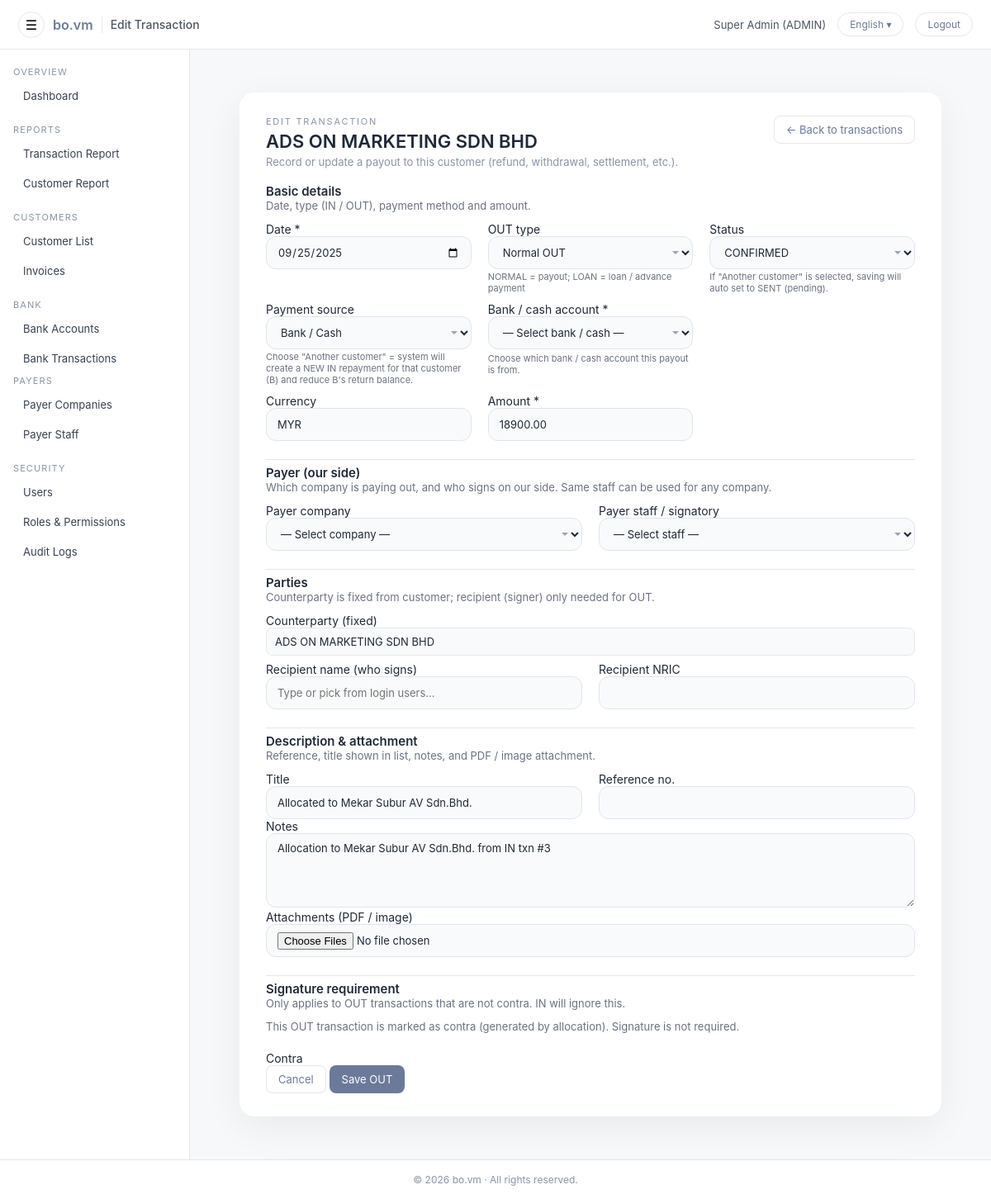
Page /admin/customers/txn_edit_out.php?id=11 (signed in) on the committed database.
### tables this page shows
CREATE TABLE `users` (
  `id` int(11) NOT NULL AUTO_INCREMENT,
  `username` varchar(100) NOT NULL,
  `password_hash` varchar(255) NOT NULL,
  `full_name` varchar(255) NOT NULL,
  `email` varchar(255) DEFAULT NULL,
  `phone` varchar(50) DEFAULT NULL,
  `nric` varchar(50) DEFAULT NULL,
  `role` enum('ADMIN','CUSTOMER') NOT NULL DEFAULT 'CUSTOMER',
  `customer_id` int(11) DEFAULT NULL,
  `must_change_password` tinyint(1) NOT NULL DEFAULT 1,
  `is_active` tinyint(1) NOT NULL DEFAULT 1,
  `last_login_at` datetime DEFAULT NULL,
  `created_at` datetime NOT NULL DEFAULT current_timestamp(),
  `updated_at` datetime DEFAULT NULL ON UPDATE current_timestamp(),
  PRIMARY KEY (`id`),
  UNIQUE KEY `uq_users_username` (`username`),
  KEY `fk_users_customer` (`customer_id`),
  CONSTRAINT `fk_users_customer` FOREIGN KEY (`customer_id`) REFERENCES `customers` (`id`) ON DELETE SET NULL ON UPDATE CASCADE
);

CREATE TABLE `customers` (
  `id` int(11) NOT NULL AUTO_INCREMENT,
  `company_id` int(10) unsigned DEFAULT NULL,
  `signatory_staff_id` int(10) unsigned DEFAULT NULL,
  `code` varchar(50) NOT NULL,
  `name` varchar(255) NOT NULL,
  `reg_no` varchar(100) DEFAULT NULL,
  `billing_name` varchar(255) DEFAULT NULL,
  `contact_name` varchar(255) DEFAULT NULL,
  `contact_phone` varchar(50) DEFAULT NULL,
  `contact_email` varchar(255) DEFAULT NULL,
  `default_receipt_name` varchar(255) DEFAULT NULL,
  `default_receipt_nric` varchar(50) DEFAULT NULL,
  `is_active` tinyint(1) NOT NULL DEFAULT 1,
  `address1` varchar(255) DEFAULT NULL,
  `address2` varchar(255) DEFAULT NULL,
  `address3` varchar(255) DEFAULT NULL,
  `city` varchar(100) DEFAULT NULL,
  `state` varchar(100) DEFAULT NULL,
  `postcode` varchar(20) DEFAULT NULL,
  `country` varchar(100) DEFAULT 'Malaysia',
  `created_at` datetime NOT NULL DEFAULT current_timestamp(),
  `updated_at` datetime DEFAULT NULL ON UPDATE current_timestamp(),
  `category_id` int(11) DEFAULT NULL,
  PRIMARY KEY (`id`),
  UNIQUE KEY `uq_customers_code` (`code`),
  KEY `idx_customers_category_id` (`category_id`)
);

CREATE TABLE `customer_txn` (
  `id` int(11) NOT NULL AUTO_INCREMENT,
  `customer_id` int(11) NOT NULL,
  `bank_account_id` int(10) unsigned DEFAULT NULL,
  `bank_txn_id` int(11) DEFAULT NULL,
  `payer_company_id` int(11) DEFAULT NULL,
  `payer_staff_id` int(10) unsigned DEFAULT NULL,
  `pay_source_customer_id` int(11) DEFAULT NULL,
  `pay_source_type` varchar(20) DEFAULT NULL,
  `source_txn_id` int(11) DEFAULT NULL,
  `is_alloc_source` tinyint(1) NOT NULL DEFAULT 0,
  `is_hidden` tinyint(1) NOT NULL DEFAULT 0,
  `txn_date` date DEFAULT NULL,
  `do_date` date DEFAULT NULL,
  `from_name` varchar(255) DEFAULT NULL,
  `from_reg_no` varchar(100) DEFAULT NULL,
  `from_rep_name` varchar(255) DEFAULT NULL,
  `from_rep_nric` varchar(50) DEFAULT NULL,
  `ref_no` varchar(100) DEFAULT NULL,
  `invoice_no` varchar(50) DEFAULT NULL,
  `or_no` varchar(50) DEFAULT NULL,
  `title` varchar(255) NOT NULL,
  `txn_type` enum('IN','OUT') NOT NULL,
  `in_kind` enum('INVOICE','RETURN','BONUS','ALLOCATE') NOT NULL DEFAULT 'INVOICE',
  `doc_flow_type` enum('NORMAL','QUOTATION') NOT NULL DEFAULT 'NORMAL',
  `out_kind` enum('NORMAL','LOAN','REFUND','OTHER') DEFAULT NULL,
  `method` enum('CASH','BANK','USDT','OTHER') NOT NULL DEFAULT 'CASH',
  `bank_id` int(11) DEFAULT NULL,
  `currency` varchar(10) NOT NULL DEFAULT 'MYR',
  `fx_rate` decimal(18,6) DEFAULT NULL,
  `amount` decimal(18,2) NOT NULL,
  `order_total` decimal(18,2) DEFAULT NULL,
  `allocated_amount` decimal(18,2) NOT NULL DEFAULT 0.00,
  `status` enum('DRAFT','SENT','PENDING','CONFIRMED') NOT NULL DEFAULT 'DRAFT',
  `doc_flow_status` enum('DRAFT','PROCESSING','REJECTED','COMPLETED') NOT NULL DEFAULT 'DRAFT',
  `sent_at` datetime DEFAULT NULL,
  `confirmed_at` datetime DEFAULT NULL,
  `confirmed_by_user_id` int(11) DEFAULT NULL,
  `signature_image` mediumtext DEFAULT NULL,
  `payer_signature_image` longtext DEFAULT NULL,
  `notes` text DEFAULT NULL,
  `attachment_path` varchar(255) DEFAULT NULL,
  `attachment_name` varchar(255) DEFAULT NULL,
  `attachment_mime` varchar(100) DEFAULT NULL,
  `recipient_name` varchar(255) DEFAULT NULL,
  `recipient_nric` varchar(50) DEFAULT NULL,
  `require_signature` tinyint(1) NOT NULL DEFAULT 0,
  `payer_signed_at` datetime DEFAULT NULL,
  `recipient_signed_at` datetime DEFAULT NULL,
  `sign_receive` tinyint(1) NOT NULL DEFAULT 1,
  `sign_mode` enum('CHOP_ONLY','SIGN_ONLY','SIGN_AND_CHOP') NOT NULL DEFAULT 'SIGN_AND_CHOP',
  `sign_payer` tinyint(1) NOT NULL DEFAULT 0,
  `is_contra` tinyint(1) NOT NULL DEFAULT 0,
  `related_txn_id` int(11) DEFAULT NULL,
  `created_at` datetime NOT NULL DEFAULT current_timestamp(),
  `updated_at` datetime DEFAULT NULL ON UPDATE current_timestamp(),
  `order_currency` varchar(10) DEFAULT NULL,
  `quotation_customer_signature_image` longtext DEFAULT NULL,
  `quotation_company_signature_image` longtext DEFAULT NULL,
  `invoice_customer_signature_image` longtext DEFAULT NULL,
  `invoice_company_signature_image` longtext DEFAULT NULL,
  `do_customer_signature_image` longtext DEFAULT NULL,
  `do_company_signature_image` longtext DEFAULT NULL,
  `require_sign_quotation` tinyint(1) NOT NULL DEFAULT 0,
  `require_sign_invoice` tinyint(1) NOT NULL DEFAULT 0,
  `require_sign_do` tinyint(1) NOT NULL DEFAULT 0,
  PRIMARY KEY (`id`),
  KEY `idx_customer_id` (`customer_id`),
  KEY `idx_txn_type` (`txn_type`),
  KEY `idx_status` (`status`),
  KEY `idx_txn_date` (`txn_date`),
  KEY `idx_bank_account_id` (`bank_account_id`),
  KEY `idx_pay_source_customer` (`pay_source_customer_id`),
  KEY `idx_is_contra` (`is_contra`),
  KEY `idx_source_txn_id` (`source_txn_id`),
  KEY `idx_cust_date` (`customer_id`,`txn_date`),
  KEY `idx_customer_txn_bank_txn_id` (`bank_txn_id`),
  CONSTRAINT `fk_customer_txn_customer` FOREIGN KEY (`customer_id`) REFERENCES `customers` (`id`) ON DELETE CASCADE
);

### public/admin/customers/txn_edit_out.php (the view, shortened to what the rows shown need)
<?php
require_admin();
$pdo = get_pdo();
$pdo->setAttribute(PDO::ATTR_DEFAULT_FETCH_MODE, PDO::FETCH_ASSOC);
$baseCurrency = 'MYR';
function table_columns(PDO $pdo, string $table): array {
  $cols = [];
  try {
    $st = $pdo->query("DESCRIBE `$table`");
    foreach ($st->fetchAll(PDO::FETCH_ASSOC) as $r) {
      if (!empty($r['Field'])) $cols[(string)$r['Field']] = true;
    }
  } catch (Throwable $e) {}
  return $cols;
}
$colsTxn = table_columns($pdo, 'customer_txn');
$hasSignReceive = isset($colsTxn['sign_receive']);
$hasSignPayer   = isset($colsTxn['sign_payer']);
$id          = (int)($_GET['id'] ?? 0);
$customer_id = (int)($_GET['customer_id'] ?? 0);
$isNew       = $id === 0;
$txnRow = null;
if (!$isNew) {
  $st = $pdo->prepare("SELECT * FROM customer_txn WHERE id = :id");
  $st->execute([':id' => $id]);
  $txnRow = $st->fetch();
  $customer_id = (int)$txnRow['customer_id'];
}
$st = $pdo->prepare("SELECT * FROM customers WHERE id = :id");
$st->execute([':id' => $customer_id]);
$customer = $st->fetch();
$data = [
  'customer_id'            => (int)$customer['id'],
  'bank_account_id'        => null,
  'pay_source_type'        => 'BANK',
  'pay_source_customer_id' => null,
  'txn_date'               => date('Y-m-d'),
  'txn_type'               => 'OUT',
  'out_kind'               => 'NORMAL',
  'method'                 => 'BANK',
  'currency'               => $baseCurrency,
  'fx_rate'                => null,
  'amount'                 => '0.00',
  'allocated_amount'       => '0.00',
  'payer_company_id'       => null,
  'payer_staff_id'         => null,
  'status'                 => 'DRAFT',
  'ref_no'                 => '',
  'title'                  => 'Receipt',
  'notes'                  => '',
  'recipient_name'         => '',
  'recipient_nric'         => '',
  'require_signature'      => 0,
  'sign_receive'           => 0,
  'sign_payer'             => 0,
  'attachment_path'        => null,
  'attachment_name'        => null,
  'attachment_mime'        => null,
  'is_contra'              => 0,
];
if (!$isNew && $txnRow) {
  $data = array_merge($data, $txnRow);
  $data['require_signature']      = (int)($txnRow['require_signature'] ?? 0);
  $data['is_contra']              = (int)($txnRow['is_contra'] ?? 0);
  $data['fx_rate']                = isset($txnRow['fx_rate']) ? (float)$txnRow['fx_rate'] : null;
  $data['bank_account_id']        = isset($txnRow['bank_account_id']) ? (int)$txnRow['bank_account_id'] : null;
  $data['payer_company_id']       = isset($txnRow['payer_company_id']) ? (int)$txnRow['payer_company_id'] : null;
  $data['payer_staff_id']         = isset($txnRow['payer_staff_id']) ? (int)$txnRow['payer_staff_id'] : null;
  $data['out_kind']               = strtoupper($txnRow['out_kind'] ?? 'NORMAL');
  $data['pay_source_type']        = strtoupper((string)($txnRow['pay_source_type'] ?? 'BANK'));
  $data['pay_source_customer_id'] = isset($txnRow['pay_source_customer_id']) ? (int)$txnRow['pay_source_customer_id'] : null;
  if ($hasSignReceive) $data['sign_receive'] = (int)($txnRow['sign_receive'] ?? 0);
  if ($hasSignPayer)   $data['sign_payer']   = (int)($txnRow['sign_payer'] ?? 0);
}
include __DIR__ . '/../include/header.php';
?>
<div class="admin-main">
  <div class="admin-main-inner">
    <div class="admin-card admin-card-elevated admin-card-narrow">
      <div class="form-page-header">
        <div>
          <div class="form-page-eyebrow">
            <?php if ($isNew): ?>
              <?= h(t('admin.customer_txn.header.eyebrow_new', [], 'New transaction')) ?>
            <?php else: ?>
              <?= h(t('admin.customer_txn.header.eyebrow_edit', [], 'Edit transaction')) ?>
            <?php endif; ?>
          </div>
          <h2 class="form-page-title"><?= h($customer['name']) ?></h2>
          <div class="form-page-subtitle">
            <?= h(t('admin.customer_txn.out.subtitle', [], 'Record or update a payout to this customer (refund, withdrawal, settlement, etc.).')) ?>
          </div>
        </div>
      </div>
      <form method="post" enctype="multipart/form-data" class="form-layout">
        <div class="form-section">
          <div class="form-grid form-grid-3">
            <div class="form-group">
              <label class="field-label">
                <?= h(t('admin.customer_txn.field.date', [], 'Date')) ?>
                <span class="field-required">*</span>
              </label>
              <input type="date" name="txn_date" class="form-control" value="<?= h($data['txn_date']) ?>">
            </div>
            <div class="form-group">
              <label class="field-label"><?= h(t('admin.customer_txn.field.status', [], 'Status')) ?></label>
              <select name="status" class="form-control">
                <option value="CONFIRMED" <?= (strtoupper((string)$data['status']) === 'CONFIRMED') ? 'selected' : '' ?>>CONFIRMED</option>
              </select>
              <div style="font-size:11px;color:#6b7280;margin-top:2px;">
                <?= h(t('admin.customer_txn.status_help.customer_autosent', [], 'If "Another customer" is selected, saving will auto set to SENT (pending).')) ?>
              </div>
            </div>
          </div>
          <div class="form-grid form-grid-3" style="margin-top:10px;">
            <div class="form-group">
              <label class="field-label"><?= h(t('admin.customer_txn.field.currency', [], 'Currency')) ?></label>
              <input type="text" id="currency_input" name="currency" class="form-control" value="<?= h($data['currency']) ?>">
            </div>
            <div class="form-group">
              <label class="field-label">
                <?= h(t('admin.customer_txn.field.amount', [], 'Amount')) ?>
                <span class="field-required">*</span>
              </label>
              <input type="number" step="0.01" min="0" name="amount" id="amount_input" class="form-control" value="<?= h($data['amount']) ?>">
            </div>
          </div>
        </div>
        <div class="form-section">
          <div class="form-group">
            <label class="field-label"><?= h(t('admin.customer_txn.parties.counterparty', [], 'Counterparty (fixed)')) ?></label>
            <div style="font-size:13px;padding:8px 10px;border-radius:8px;background:#f9fafb;border:1px solid #e5e7eb;">
              <?= h($customer['name']) ?>
            </div>
          </div>
        </div>
        <div class="form-section">
          <div class="form-grid form-grid-2">
            <div class="form-group">
              <label class="field-label"><?= h(t('admin.customer_txn.field.title', [], 'Title')) ?></label>
              <input type="text" name="title" class="form-control" value="<?= h($data['title']) ?>">
            </div>
          </div>
          <div class="form-group">
            <label class="field-label"><?= h(t('admin.customer_txn.field.notes', [], 'Notes')) ?></label>
            <textarea name="notes" class="form-control" rows="3"><?= h($data['notes']) ?></textarea>
          </div>
        </div>
      </form>
    </div>
  </div>
</div>
<?php include __DIR__ . '/../include/footer.php'; ?>

### public/admin/include/header.php (shortened to what the rows shown need)
<?php
$u = current_user();
$currentLang = $_SESSION['lang'] ?? 'en';
?>
<!DOCTYPE html>
<html lang="<?= h($currentLang) ?>">
<head>
  <link rel="stylesheet" href="<?= h(url('admin/assets/style.css')) ?>">
  <link rel="stylesheet" href="<?= h(url('admin/assets/css/admin-actions-menu.css')) ?>">
  <link rel="stylesheet" href="<?= h(url('public/assets/css/date_range.css')) ?>">
</head>
<body class="admin-body">
  <header class="admin-topbar">
    <div class="topbar-right">
      <span class="topbar-user">
        <?= h($u['full_name'] ?? $u['username']) ?> (<?= h($u['role']) ?>)
      </span>
      <div class="lang-wrap">
        <button id="adminLangToggle" class="btn-topbar">
        </button>
      </div>
      <a class="btn-topbar" href="<?= h(url('logout.php')) ?>">
        <?= h(function_exists('t') ? t('admin.header.logout', [], 'Logout') : 'Logout') ?>
      </a>
    </div>
  </header>
  <div class="admin-shell">
    <main class="admin-main">
      <div class="admin-main-inner">

### rows in the picture
users: full_name "Super Admin", role "ADMIN"
customers: name "ADS ON MARKETING SDN BHD"
customer_txn: txn_date "09/25/2025", status "CONFIRMED", currency "MYR", amount "18900.00", title "Allocated to Mekar Subur AV Sdn.Bhd.", notes "Allocation to Mekar Subur AV Sdn.Bhd. from IN txn #3"

### other values in the picture
$page_title "Edit Transaction"
$displayLang "English"
$hasT ? t('admin.nav.section.overview', [], 'OVERVIEW') : 'OVERVIEW' "OVERVIEW"
$hasT ? t('admin.nav.dashboard', [], 'Dashboard') : 'Dashboard' "Dashboard"
$hasT ? t('admin.nav.section.reports', [], 'REPORTS') : 'REPORTS' "REPORTS"
$hasT ? t('admin.nav.customer_invoices', [], 'Invoices') : 'Invoices' "Invoices"
$hasT ? t('admin.nav.section.bank', [], 'BANK') : 'BANK' "BANK"
$hasT ? t('admin.nav.section.payers', [], 'PAYERS') : 'PAYERS' "PAYERS"
$hasT ? t('admin.nav.payer_staff', [], 'Payer Staff') : 'Payer Staff' "Payer Staff"
$hasT ? t('admin.nav.section.security', [], 'SECURITY') : 'SECURITY' "SECURITY"
$hasT ? t('admin.nav.users', [], 'Users') : 'Users' "Users"
$hasT ? t('admin.nav.audit_logs', [], 'Audit Logs') : 'Audit Logs' "Audit Logs"
t('admin.customer_txn.header.eyebrow_edit', [], 'Edit transaction') "EDIT TRANSACTION"
t('admin.customer_txn.back_to_list', [], 'Back to transactions') "Back to transactions"
t('admin.customer_txn.basic.title', [], 'Basic details') "Basic details"
